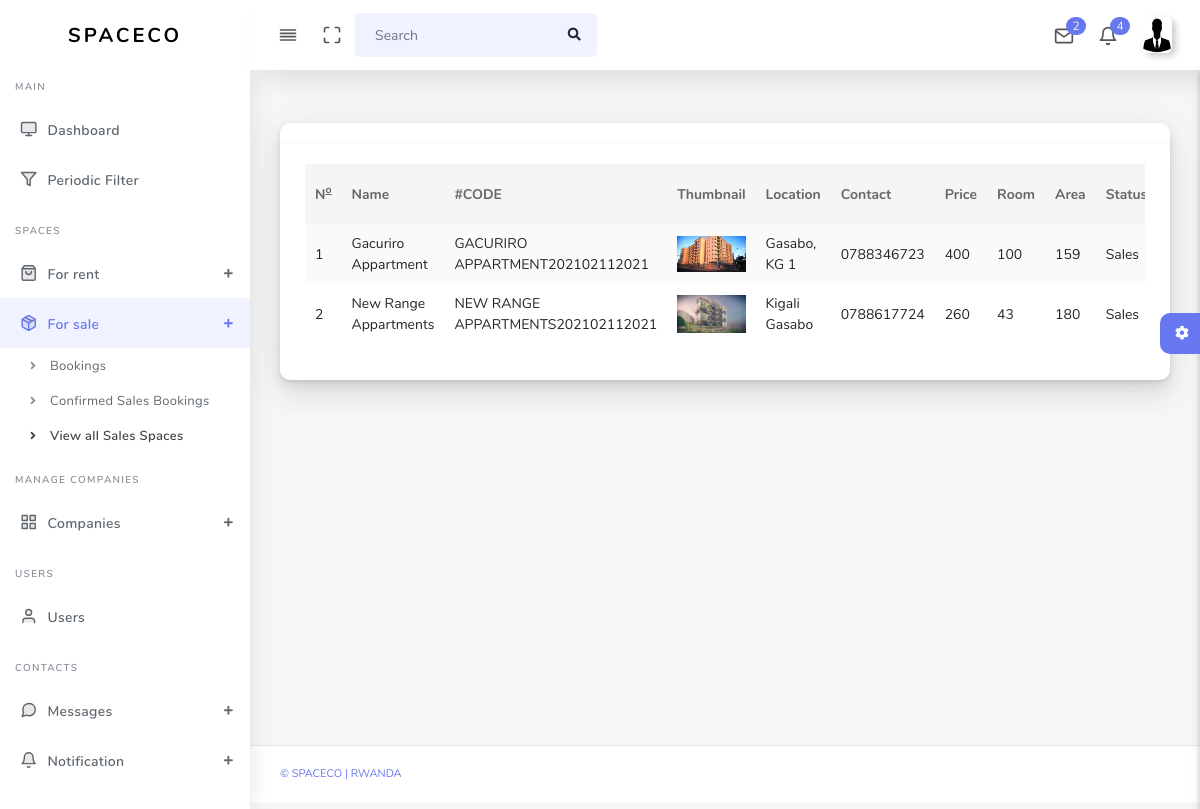
The page /admin/allSalesSpace.php (signed in) on the database its author committed.
### tables this page shows
CREATE TABLE `offices` (
  `id` int(11) NOT NULL,
  `name` varchar(100) NOT NULL,
  `location` varchar(100) DEFAULT NULL,
  `contact` varchar(100) DEFAULT NULL,
  `price` int(11) DEFAULT NULL,
  `rooms` varchar(100) NOT NULL,
  `propertyId` varchar(255) NOT NULL,
  `area` varchar(100) NOT NULL,
  `descriptions` varchar(255) NOT NULL,
  `status` varchar(100) NOT NULL,
  `saleStatus` varchar(100) NOT NULL,
  `thumnail` varchar(255) DEFAULT NULL,
  `photo1` varchar(255) DEFAULT NULL,
  `photo2` varchar(255) DEFAULT NULL,
  `photo3` varchar(255) DEFAULT NULL,
  `companyId` int(11) NOT NULL
);

### admin/allSalesSpace.php (the view, shortened to what this page needs)
<!DOCTYPE html>
<html lang="en">
<head>
  <link rel="stylesheet" href="assets/css/app.min.css">
    <link rel="stylesheet" href="assets/bundles/datatables/datatables.min.css">
  <link rel="stylesheet" href="assets/bundles/datatables/DataTables-1.10.16/css/dataTables.bootstrap4.min.css">
  <link rel="stylesheet" href="assets/css/style.css">
  <link rel="stylesheet" href="assets/css/components.css">
  <link rel="stylesheet" href="assets/css/custom.css">
</head>
<body>
  <div id="app">
    <div class="main-wrapper main-wrapper-1">
      <div class="navbar-bg"></div>
      <?php
      include 'includes/header.php';
      include 'includes/left_nav.php';
        ?>
      <div class="main-content">
        <section class="section">
          <div class="section-body">
            <div class="row">
              <div class="col-sm-12 col-md-12 col-lg-12">
              <div class="card">
                <div class="card-header">
                </div>
                <div class="card-body">
                    <div class="table-responsive">
                    <table class="table table-striped table-hover" id="tableExport" style="width:100%;">
                        <thead>
                        <tr>
                            <th>N<sup><u>o</u></sup></th>
                            <th>Name</th>
                            <th>#CODE</th>
                            <th>Thumbnail</th>
                            <th>Location</th>
                            <th>Contact</th>
                            <th>Price</th>
                            <th>Room</th>
                            <th>Area</th>
                            <th>Status</th>
                        </tr>
                        </thead>
                        <tbody>
                        <?php
                            $id =
                            $query = mysqli_query($conn,"SELECT *FROM offices WHERE status='Sales' ORDER BY id DESC") or die(mysqli_error($conn));
                            if (mysqli_num_rows($query)>0) {
                                $counter = 1;
                                while ($rows = mysqli_fetch_array($query)) {
                                   ?>
                                        <tr>
                                            <td><?= $counter;?></td>
                                            <td><?= $rows['name'];?></td>
                                            <td><?= $rows['propertyId'];?></td>
                                            <td><img src="media/spaceImages/<?= $rows['thumnail'];?>" class="img img-fluid" width="100" alt=""></td>
                                            <td><?= $rows['location'];?></td>
                                            <td><?= $rows['contact'];?></td>
                                            <td><?= $rows['price'];?></td>
                                            <td><?= $rows['rooms'];?></td>
                                            <td><?= $rows['area'];?></td>
                                            <td><?= $rows['status'];?></td>
                                        </tr>
                                   <?php
                                $counter++;}
                            }
                        ?>
                        </tbody>
                    </table>
                    </div>
                </div>
                </div>
            </div>
              </div>
            </div>
          </div>
        <?php include'includes/settings.php' ?>
      </div>
      <footer class="main-footer">
        <div class="footer-left">
          <a href="">&copy spaceco | Rwanda</a></a>
        </div>
      </footer>
    </div>
</body>
</html>

### rows shown on the page
offices: name "Gacuriro Appartment", propertyId "GACURIRO APPARTMENT202102112021", thumnail (picture), location "Gasabo, KG 1", contact "0788346723", price "400", rooms "100", area "159", status "Sales"
offices: name "New Range Appartments", propertyId "NEW RANGE APPARTMENTS202102112021", thumnail (picture), location "Kigali Gasabo", contact "0788617724", price "260", rooms "43", area "180", status "Sales"

### other values the page prints
$number "2"
$total "4"
